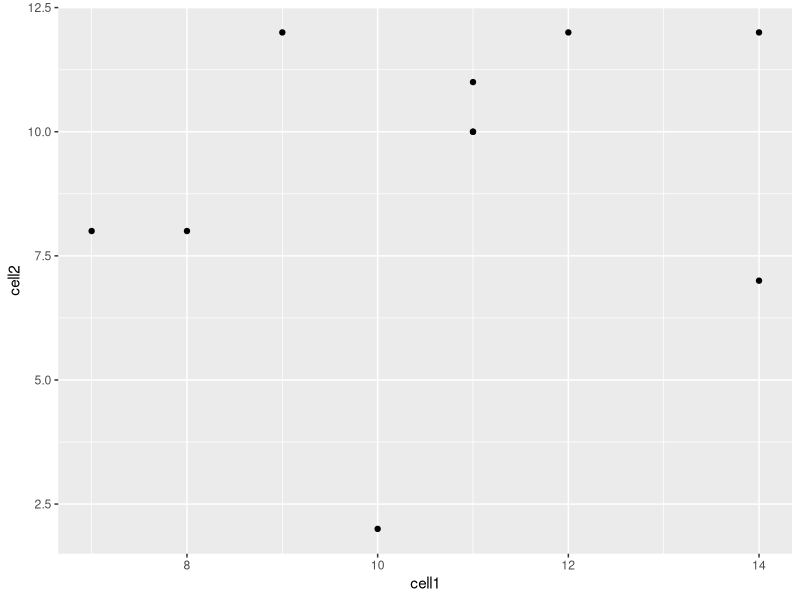
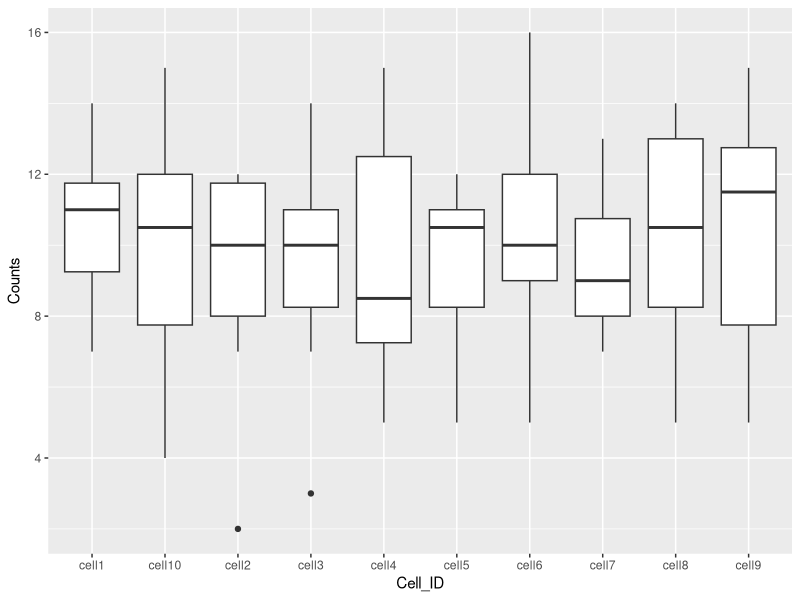
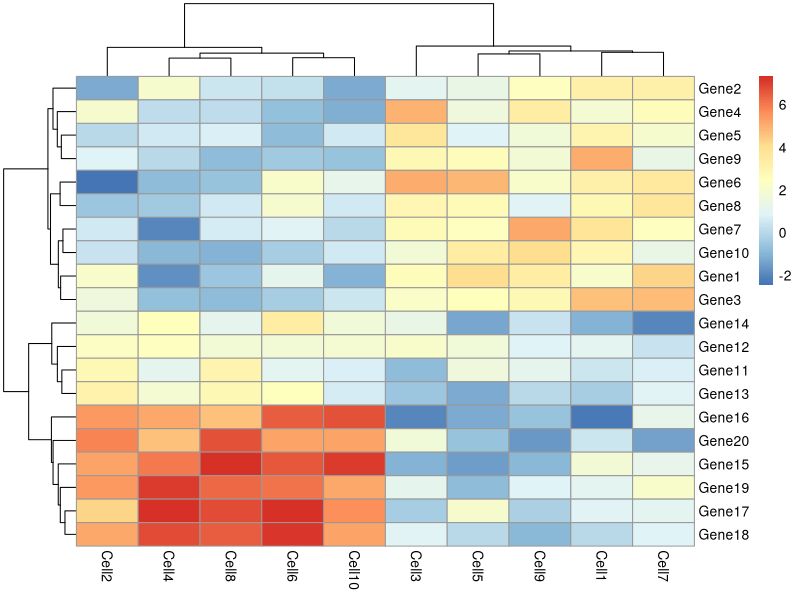

Source code (R) for these figures, in order:
library(ggplot2)
library(tidyverse)
library(pheatmap)

set.seed(1)

# Generate matrix of sampled random counts
counts <- as.data.frame(matrix(rpois(100, lambda = 10), ncol=10, nrow=10))

Gene_ids <- paste("gene", 1:10, sep = "")
colnames(counts) <- paste("cell", 1:10, sep = "")

counts <- data.frame(Gene_ids, counts)
counts

# Scatter plot: no correlation between gene expression in cells 1 and 2
ggplot(data = counts, mapping = aes(x = cell1, y = cell2)) + geom_point()

# Boxplot of every cell and their average expression across all genes
counts <- gather(counts, colnames(counts)[2:11], key = 'Cell_ID', value='Counts')
counts

ggplot(counts, aes(x=Cell_ID, y=Counts)) + geom_boxplot()

set.seed(2)

# Counts data
test <- matrix(rnorm(200), 20, 10)

# Generate variation
test[1:10, seq(1, 10, 2)] <- test[1:10, seq(1, 10, 2)] + 3
test[11:20, seq(2, 10, 2)] <- test[11:20, seq(2, 10, 2)] + 2
test[15:20, seq(2, 10, 2)] <- test[15:20, seq(2, 10, 2)] + 4

colnames(test) <- paste("Cell", 1:10, sep = "")
rownames(test) <- paste("Gene", 1:20, sep = "")
test

pheatmap(test)
